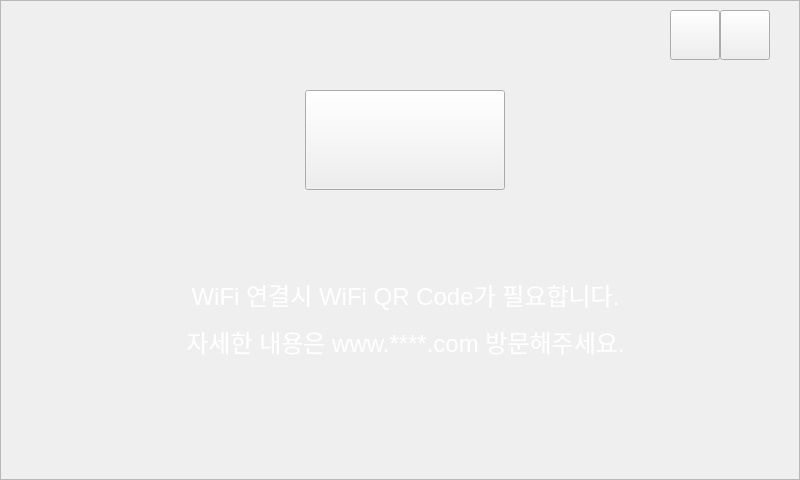
<?xml version="1.0" encoding="UTF-8"?>
<ui version="4.0">
 <class>MainWindow</class>
 <widget class="QMainWindow" name="MainWindow">
  <property name="geometry">
   <rect>
    <x>0</x>
    <y>0</y>
    <width>800</width>
    <height>480</height>
   </rect>
  </property>
  <property name="minimumSize">
   <size>
    <width>800</width>
    <height>480</height>
   </size>
  </property>
  <property name="maximumSize">
   <size>
    <width>800</width>
    <height>480</height>
   </size>
  </property>
  <property name="windowTitle">
   <string>MainWindow</string>
  </property>
  <property name="styleSheet">
   <string notr="true"/>
  </property>
  <widget class="QWidget" name="centralwidget">
   <widget class="QWidget" name="verticalLayoutWidget">
    <property name="geometry">
     <rect>
      <x>40</x>
      <y>90</y>
      <width>731</width>
      <height>351</height>
     </rect>
    </property>
    <layout class="QVBoxLayout" name="verticalLayout">
     <item>
      <layout class="QHBoxLayout" name="horizontalLayout">
       <property name="spacing">
        <number>4</number>
       </property>
       <property name="sizeConstraint">
        <enum>QLayout::SetDefaultConstraint</enum>
       </property>
       <property name="bottomMargin">
        <number>0</number>
       </property>
       <item>
        <widget class="QPushButton" name="qrcode_btn">
         <property name="minimumSize">
          <size>
           <width>200</width>
           <height>100</height>
          </size>
         </property>
         <property name="maximumSize">
          <size>
           <width>200</width>
           <height>100</height>
          </size>
         </property>
         <property name="font">
          <font>
           <pointsize>14</pointsize>
          </font>
         </property>
         <property name="styleSheet">
          <string notr="true">background-image: url(:/back/img/WiFi_Btn.png);</string>
         </property>
         <property name="text">
          <string/>
         </property>
        </widget>
       </item>
      </layout>
     </item>
     <item>
      <layout class="QHBoxLayout" name="horizontalLayout_2">
       <property name="spacing">
        <number>0</number>
       </property>
       <item>
        <widget class="QLabel" name="label">
         <property name="font">
          <font>
           <pointsize>18</pointsize>
          </font>
         </property>
         <property name="autoFillBackground">
          <bool>false</bool>
         </property>
         <property name="frameShape">
          <enum>QFrame::NoFrame</enum>
         </property>
         <property name="text">
          <string>&lt;html&gt;&lt;head/&gt;&lt;body&gt;&lt;p align=&quot;center&quot;&gt;&lt;span style=&quot; color:#ffffff;&quot;&gt;WiFi 연결시 WiFi QR Code가 필요합니다.&lt;/span&gt;&lt;/p&gt;&lt;p align=&quot;center&quot;&gt;&lt;span style=&quot; color:#ffffff;&quot;&gt;자세한 내용은 www.****.com 방문해주세요.&lt;/span&gt;&lt;/p&gt;&lt;/body&gt;&lt;/html&gt;</string>
         </property>
        </widget>
       </item>
      </layout>
     </item>
    </layout>
   </widget>
   <widget class="QFrame" name="frame">
    <property name="geometry">
     <rect>
      <x>0</x>
      <y>0</y>
      <width>800</width>
      <height>480</height>
     </rect>
    </property>
    <property name="minimumSize">
     <size>
      <width>800</width>
      <height>480</height>
     </size>
    </property>
    <property name="styleSheet">
     <string notr="true">background-image: url(:/back/img/[IR]NFC_KIOSK_one.png);</string>
    </property>
    <property name="frameShape">
     <enum>QFrame::StyledPanel</enum>
    </property>
    <property name="frameShadow">
     <enum>QFrame::Raised</enum>
    </property>
    <widget class="QPushButton" name="power_btn">
     <property name="geometry">
      <rect>
       <x>720</x>
       <y>10</y>
       <width>50</width>
       <height>50</height>
      </rect>
     </property>
     <property name="layoutDirection">
      <enum>Qt::LeftToRight</enum>
     </property>
     <property name="styleSheet">
      <string notr="true">background-image: url(:/back/img/[IR]NFC_KIOSK_Power_Btn.png);</string>
     </property>
     <property name="text">
      <string/>
     </property>
    </widget>
    <widget class="QPushButton" name="reboot_btn">
     <property name="geometry">
      <rect>
       <x>670</x>
       <y>10</y>
       <width>50</width>
       <height>50</height>
      </rect>
     </property>
     <property name="styleSheet">
      <string notr="true">background-image: url(:/back/img/[IR]NFC_KIOSK_Reboot_Btn.png);</string>
     </property>
     <property name="text">
      <string/>
     </property>
    </widget>
   </widget>
   <zorder>frame</zorder>
   <zorder>verticalLayoutWidget</zorder>
  </widget>
 </widget>
 <resources>
  <include location="img.qrc"/>
 </resources>
 <connections/>
</ui>
